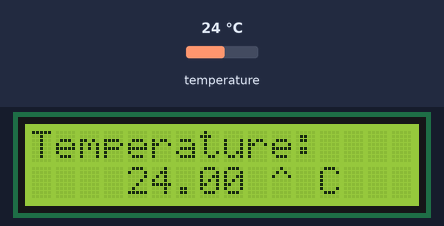
The sketch below on a simulated Arduino Uno, built with avr-gcc and run on an emulated ATmega328P. Parts: 16×2 character LCD. The test bench sets the inputs (shaded band); at power-on: temperature 24 °C. What the sketch prints to the serial monitor is not drawn.

Above: at 1.2 s.
1.3 s: temperature set to 12 °C
At 3.1 s:
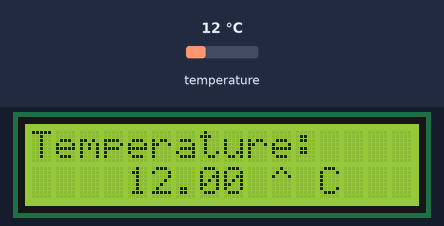
3.8 s: temperature set to 19 °C
At 5.4 s:
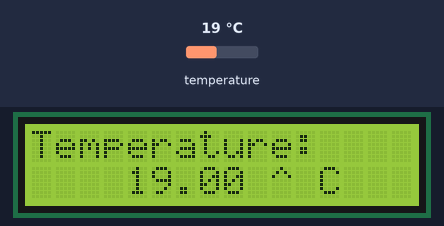
6.4 s: temperature set to 28 °C
At 9.0 s:
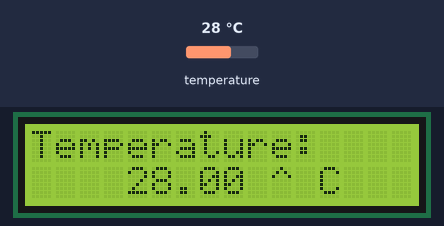
Timing chart, 0 to 10.5 s (numbered marks = the images above; inputs shaded):
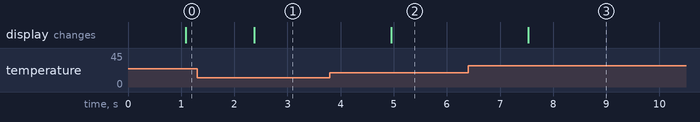

Measured:
- after the input at 1.3 s, the display: changes after 1.1 s (image 1)
- after the input at 3.8 s, the display: changes after 1.2 s (image 2)
- after the input at 6.4 s, the display: changes after 1.1 s (image 3)

The sketch:

onewiretemponlcd.ino
```cpp
#include <OneWire.h>
#include <LiquidCrystal.h>

OneWire  ds(13);  // on pin 10 (a 4.7K resistor is necessary)

LiquidCrystal lcd(12, 11, 2, 3, 4, 5);

void setup(void) {
  Serial.begin(9600);
  lcd.begin(16, 2);
}

void loop(void) {

   byte i;
  byte present = 0;
  byte type_s;
  byte data[12];
  byte addr[8];
  float celsius, fahrenheit;

  if ( !ds.search(addr)) {

    ds.reset_search();
    delay(250);
    return;
  }

  if (OneWire::crc8(addr, 7) != addr[7]) {
      return;
  }


  ds.reset();
  ds.select(addr);
  ds.write(0x44, 1);

  delay(1000);

  present = ds.reset();
  ds.select(addr);
  ds.write(0xBE);

  for ( i = 0; i < 9; i++) {
    data[i] = ds.read();

  }

  int16_t raw = (data[1] << 8) | data[0];
  if (type_s) {
    raw = raw << 3;
    if (data[7] == 0x10) {
      raw = (raw & 0xFFF0) + 12 - data[6];
    }
  } else {
    byte cfg = (data[4] & 0x60);
    if (cfg == 0x00) raw = raw & ~7;
    else if (cfg == 0x20) raw = raw & ~3;
    else if (cfg == 0x40) raw = raw & ~1;

  }
  celsius = (float)raw / 16.0;

  Serial.print("Temperature: ");
  Serial.print(celsius);
  Serial.println(" Celcius");

  // Print a message to the LCD.
  lcd.setCursor(0,0);
  lcd.print("Temperature: ");
  lcd.setCursor(4,1);
  lcd.print(celsius);
  lcd.setCursor(9,1);
  lcd.print(" ^ C");
}
```
